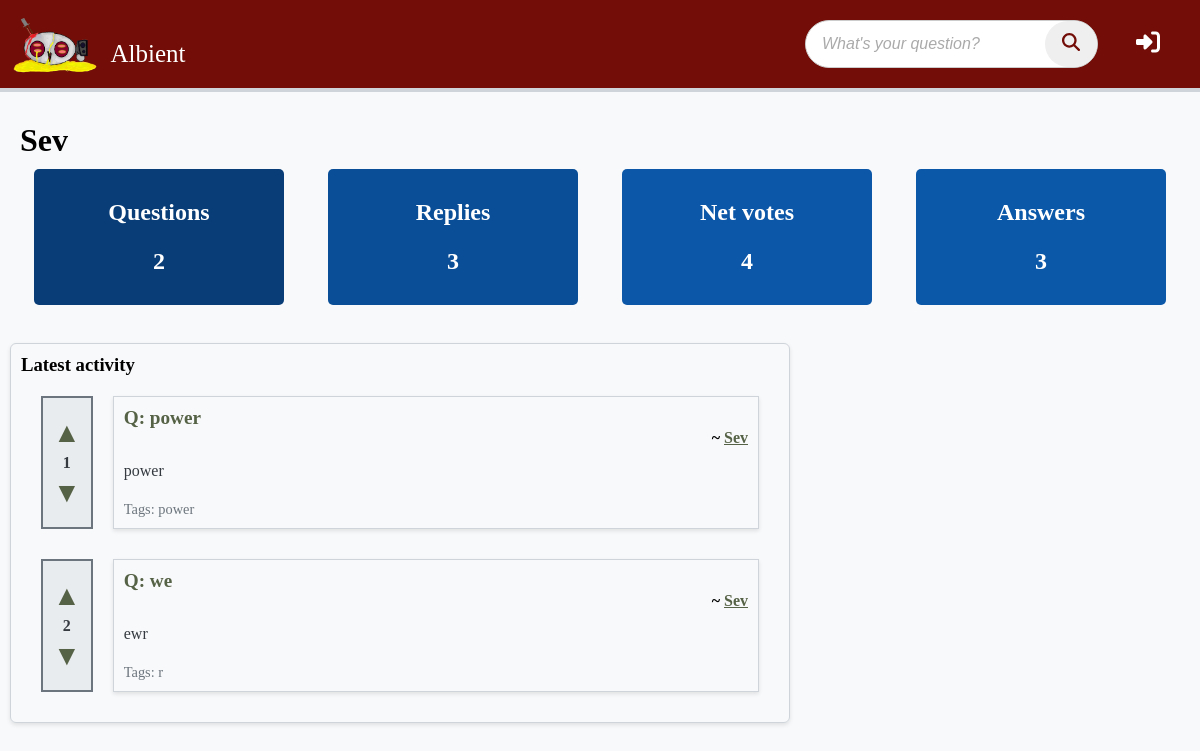
/view_user/flyingseverus, run on an earlier commit of the app's database.
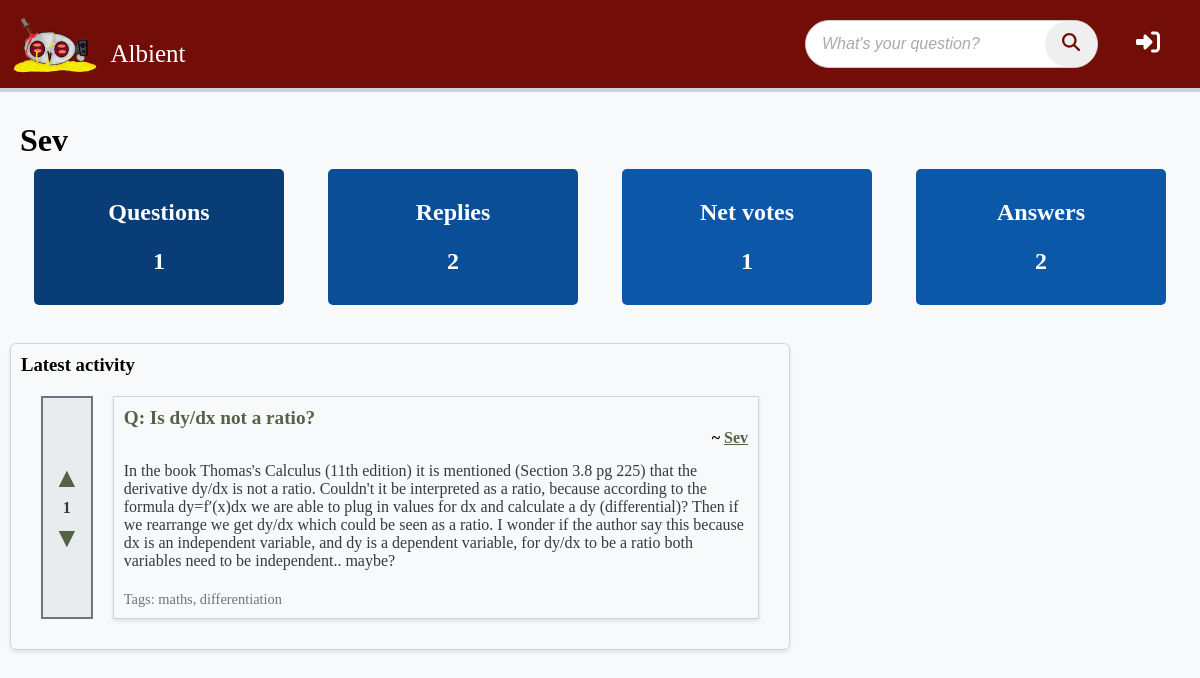
And on a later commit of the database.
### albient/models.py (models this page shows)
class Question(db.Model):
    id = sa.Column(sa.Integer, primary_key=True, unique=True)
    title = sa.Column(sa.String(64))
    content = sa.Column(sa.Text)
    user_id = sa.Column(sa.Integer, sa.ForeignKey("user.id"))
    comments = relationship("Comment", backref="question", lazy=True)
    tags = sa.Column(sa.String(32))
    votes = sa.Column(sa.Integer, default=0)
    is_resolved = sa.Column(sa.Boolean, default=False)

class User(db.Model, UserMixin):
    id = sa.Column(sa.Integer, primary_key=True, unique=True)
    role_id = sa.Column(sa.Integer, default=0)  # 0 for normal users, 1 for admin
    email = sa.Column(sa.String(320))
    username = sa.Column(sa.String(64), nullable=False, unique=True)
    display_name = sa.Column(sa.String(32))
    password = sa.Column(sa.String(64), nullable=False)
    rep_points = sa.Column(sa.Integer)
    questions = relationship("Question", backref="op", lazy=True)
    replies = relationship("Comment", backref="op", lazy=True)

### albient/routes.py (the view)
@app.route("/view_user/<username>")
def view_user(username):
    user = User.query.filter_by(username=username).first()
    qa = Question.query.filter_by(op=user).all()
    ca = Comment.query.filter_by(op=user).all()
    questions_asked = len(qa)
    votes = sum([i.votes for i in qa]) + sum([i.votes for i in ca])
    answers = len(Comment.query.filter_by(op=user).all())
    return render_template(
        "view_user.html",
        user=user,
        qa=questions_asked,
        questions=qa,
        votes=votes,
        answers=answers,
        ca=len(ca),
    )

### albient/templates/view_user.html
{% extends 'base.html' %}
{% block content %}
  {% if current_user.username == user.username %}
    <h1 class="username">{{ user.display_name }} <a href="{{ url_for('logout') }}">[Logout]</a></h1>
  {% else %}
    <h1 class="username">{{ user.display_name }}</h1>
  {% endif %}
  <div class="stats">
    <div class="item">
      <h2>Questions</h2>
      <h3>{{ qa }}</h3>
    </div>
    <div class="item">
      <h2>Replies</h2>
      <h3>{{ ca }}</h3>
    </div>
    <div class="item">
      <h2>Net votes</h2>
      <h3>{{ votes }}</h3>
    </div>
    <div class="item">
      <h2>Answers</h2>
      <h3>{{ answers }}</h3>
    </div>
  </div>
  <br />
  <div class="parent">
    <div class="view_questions">
      <h3>Latest activity</h3>
      {% for question in questions %}
        <div class="question">
          <div class="vote-buttons">
            <a class="vote-button upvote-icon" href="{{ url_for('upvote_post', post_id=question.id, del=1) }}">&#9650;</a>
            <span>{{ question.votes }}</span>
            <a class="vote-button downvote-icon" href="{{ url_for('upvote_post', post_id=question.id, del=- 1) }}">&#9660;</a>
          </div>
          <div class="notvotebuttons">
            <a href="{{ url_for('view_question', id=question.id) }}" class="question-title">Q: {{ question.title }}</a>
            <h4>~ <a href="{{ url_for('view_user', username=question.op.username) }}">{{ question.op.display_name }}</a></h4>
            <p>{{ question.content }}</p>
            <small>Tags: {{ question.tags }}</small>
          </div>
        </div>
      {% endfor %}
    </div>
  </div>
{% endblock %}

What changed in the data, as far as the page shows it:
no longer on this page (row edited): Question: votes "2", title "we", op.display_name "Sev", content "ewr", tags "r"
changed Question "Sev": title "power" → "Is dy/dx not a ratio?"; content "power" → "In the book Thomas's Calculus (11th edition) it is mentioned (Section 3.8 pg 225) that the derivative dy/dx is not a ratio. Couldn't it be interpreted as a ratio, because according to the formula dy=f′(x)dx we are able to plug in values for dx and calculate a dy (differential)? Then if we rearrange we get dy/dx which could be seen as a ratio. I wonder if the author say this because dx is an independent variable, and dy is a dependent variable, for dy/dx to be a ratio both variables need to be independent.. maybe?"; tags "power" → "maths, differentiation"
Also different on the page:
{{ qa }}: "2" → "1"
{{ ca }}: "3" → "2"
{{ votes }}: "4" → "1"
{{ answers }}: "3" → "2"
